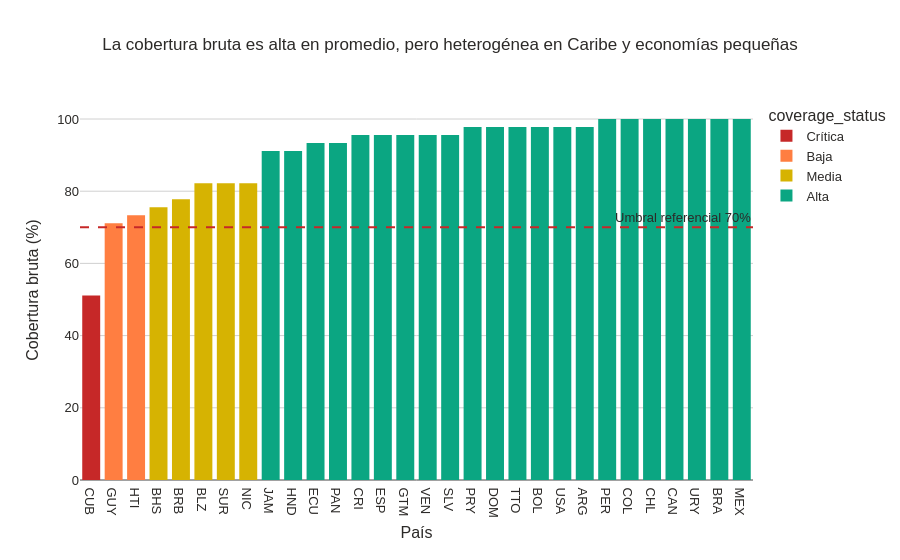

This figure's notebook cell:
### Markdown cell above
**Lectura ejecutiva.** La cobertura promedio es alta, pero no homogénea. Cuba presenta la menor cobertura observada, con **51,11%**. Guyana, Haití, Bahamas, Barbados, Belice y Surinam también tienen brechas relevantes frente al catálogo completo.

### Code cell
fig = px.bar(
    coverage_sorted,
    x="country_iso3",
    y="pct_cobertura",
    color="coverage_status",
    title="La cobertura bruta es alta en promedio, pero heterogénea en Caribe y economías pequeñas",
    color_discrete_map={
        "Alta": CIBEST["green"],
        "Media": CIBEST["gold"],
        "Baja": CIBEST["amber"],
        "Crítica": CIBEST["red"],
    },
)
fig.update_layout(xaxis_title="País", yaxis_title="Cobertura bruta (%)")
fig.add_hline(y=70, line_dash="dash", line_color=CIBEST["red"], annotation_text="Umbral referencial 70%")
fig.show()

### Figure 1 — Plotly figure (JSON) as saved in the notebook; plotly's stock layout.template omitted (floating-point values rounded to 4 significant figures)
{"data": [{"hovertemplate": "coverage_status=Crítica<br>country_iso3=%{x}<br>pct_cobertura=%{y}<extra></extra>", "legendgroup": "Crítica", "marker": {"color": "#C62828", "pattern": {"shape": ""}}, "name": "Crítica", "orientation": "v", "showlegend": true, "textposition": "auto", "type": "bar", "x": ["CUB"], "xaxis": "x", "y": [51.11], "yaxis": "y"}, {"hovertemplate": "coverage_status=Baja<br>country_iso3=%{x}<br>pct_cobertura=%{y}<extra></extra>", "legendgroup": "Baja", "marker": {"color": "#FF7E41", "pattern": {"shape": ""}}, "name": "Baja", "orientation": "v", "showlegend": true, "textposition": "auto", "type": "bar", "x": ["GUY", "HTI"], "xaxis": "x", "y": [71.11, 73.33], "yaxis": "y"}, {"hovertemplate": "coverage_status=Media<br>country_iso3=%{x}<br>pct_cobertura=%{y}<extra></extra>", "legendgroup": "Media", "marker": {"color": "#D6B302", "pattern": {"shape": ""}}, "name": "Media", "orientation": "v", "showlegend": true, "textposition": "auto", "type": "bar", "x": ["BHS", "BRB", "BLZ", "SUR", "NIC"], "xaxis": "x", "y": [75.56, 77.78, 82.22, 82.22, 82.22], "yaxis": "y"}, {"hovertemplate": "coverage_status=Alta<br>country_iso3=%{x}<br>pct_cobertura=%{y}<extra></extra>", "legendgroup": "Alta", "marker": {"color": "#0BA682", "pattern": {"shape": ""}}, "name": "Alta", "orientation": "v", "showlegend": true, "textposition": "auto", "type": "bar", "x": ["JAM", "HND", "ECU", "PAN", "CRI", "ESP", "GTM", "VEN", "SLV", "PRY", "DOM", "TTO", "BOL", "USA", "ARG", "PER", "COL", "CHL", "CAN", "URY", "BRA", "MEX"], "xaxis": "x", "y": [91.11, 91.11, 93.33, 93.33, 95.56, 95.56, 95.56, 95.56, 95.56, 97.78, 97.78, 97.78, 97.78, 97.78, 97.78, 100.0, 100.0, 100.0, 100.0, 100.0, 100.0, 100.0], "yaxis": "y"}], "layout": {"annotations": [{"showarrow": false, "text": "Umbral referencial 70%", "x": 1, "xanchor": "right", "xref": "x domain", "y": 70, "yanchor": "bottom", "yref": "y"}], "barmode": "relative", "legend": {"title": {"text": "coverage_status"}, "tracegroupgap": 0}, "shapes": [{"line": {"color": "#C62828", "dash": "dash"}, "type": "line", "x0": 0, "x1": 1, "xref": "x domain", "y0": 70, "y1": 70, "yref": "y"}], "title": {"text": "La cobertura bruta es alta en promedio, pero heterogénea en Caribe y economías pequeñas"}, "xaxis": {"anchor": "y", "domain": [0, 1], "title": {"text": "País"}}, "yaxis": {"anchor": "x", "domain": [0, 1], "title": {"text": "Cobertura bruta (%)"}}}}
